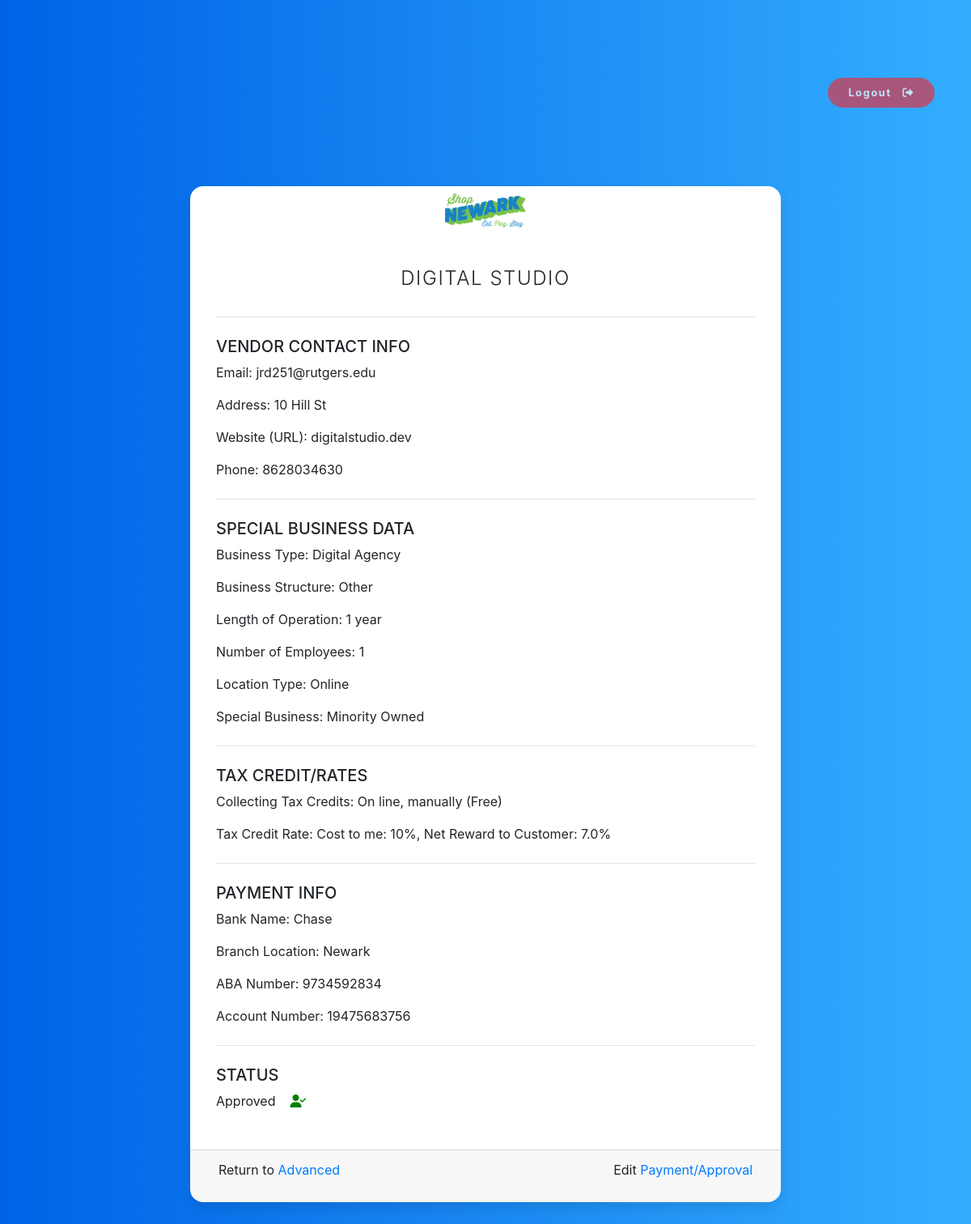
The page /user/1/ on the database its author committed.
### users/models.py (models this page shows, shortened)
class User(AbstractBaseUser):
    email = models.EmailField(verbose_name="Email", max_length=60, unique=True)
    date_joined = models.DateTimeField(verbose_name="Date Joined", auto_now_add=True)
    last_login = models.DateTimeField(verbose_name="Last Login", auto_now_add=True)
    is_admin = models.BooleanField(default=False)
    is_active = models.BooleanField(default=True)
    is_staff = models.BooleanField(default=False)
    is_superuser = models.BooleanField(default=False)
    company_name = models.CharField(max_length=100, unique=False, verbose_name="<strong>Name of Business</strong>&nbsp ")
    legal_name = models.CharField(max_length=100, unique=False, verbose_name="<strong>Legal Name</strong>&nbsp")
    address = models.CharField(max_length=100, unique=False, verbose_name="<strong>Address</strong>&nbsp")
    business_type = models.CharField(max_length=100, unique=False, verbose_name="<strong>Type of Business</strong>&nbsp")
    contact_name = models.CharField(max_length=100, unique=False, verbose_name="<strong>Contact Name</strong>&nbsp")
    phone_number = models.CharField(max_length=12, blank=False, verbose_name="<strong>Contact Phone Number</strong>&nbsp", help_text="Ex: 800-786-8765")
    website = models.CharField(max_length=30, unique=False, verbose_name="<strong>Website</strong>&nbsp", help_text="Ex: www.example.com")
    bank_name = models.CharField(max_length=100, unique=False, verbose_name="<strong>Bank Name</strong>&nbsp;", default="", blank=True)
    branch_location = models.CharField(max_length=100, unique=False, verbose_name="<strong>Branch Location</strong>&nbsp;", default="", blank=True)
    aba_number = models.CharField(max_length=100, unique=False, verbose_name="<strong>ABA Number</strong>&nbsp;", default="", blank=True)
    account_number = models.CharField(max_length=100, unique=False, verbose_name="<strong>Account Number</strong>&nbsp;", default="", blank=True)
    banner = models.CharField(max_length=1000, choices=BANNER_CHOICES, verbose_name="<strong>Options</strong>&nbsp;")
    business_structure = models.CharField(max_length=1000, choices=BUSINESS_STRUCTURE_CHOICES, verbose_name="<strong>Business Structure</strong>&nbsp;")
    length_of_operation = models.CharField(max_length=100, unique=False, verbose_name="<strong>Length of Operation</strong>&nbsp;", help_text="Ex: 10 months")
    number_of_employees = models.CharField(max_length=100, unique=False, verbose_name="<strong>Number of Employees</strong>&nbsp;", help_text="Ex: 12 employees")
    location_type = MultiSelectField(choices=LOCATION_TYPE, unique=False, verbose_name="<strong>Does your business have a physical location? (Check all that apply)</strong>&nbsp;")
    speical_business = MultiSelectField(choices=SPECIAL_BUSINESS, unique=False, verbose_name="<strong>Is your business: (Check all that apply)</strong>&nbsp;")
    tax_credits = models.CharField(max_length=1000, choices=TAX_CREDIT_OPTIONS, verbose_name="<strong>Tax Credits</strong>&nbsp;")
    rate = models.CharField(choices=TAX_CREDITS_RATES, max_length=50, verbose_name="<strong>Percentage</strong>&nbsp;", default='', null=False)
    terms_conditions = models.CharField(choices=TERMS_CONDITIONS, blank=False, verbose_name="<strong>Terms & Coniditons</strong>&nbsp;", default='Agree', max_length=8)
    approved = models.CharField(choices=APPROVED_OPTIONS, default="NO", verbose_name="Application Approved", max_length=3)
    USERNAME_FIELD = 'email'
    REQUIRED_FIELDS = [
        'company_name','legal_name', 'address', 'business_type', 'contact_name', 'phone_number', 'website',
        'banner',
        'business_structure', 'length_of_operation', 'number_of_employees', 'location_type', 'speical_business',
        'terms_conditions'
    ]
    objects = Manager()

class Profile(models.Model):
    user = models.OneToOneField(User, on_delete=models.CASCADE)
    image = models.ImageField(default='default.png', upload_to='profile_pics', verbose_name="<strong>Business Logo</strong>&nbsp;")

### users/views.py (the view)
# urls.py: path('user/<int:pk>/', user_views.UserDetailView.as_view(), name='user-detail'),
class UserDetailView(DetailView):
    model = User

### users/templates/users/user_detail.html (shortened to what this page needs)
{% extends "users/base.html" %}
{% load crispy_forms_tags %}
{% block content %}
<section class="pricing py-5">
    <div class="container">
        {% include "users/logout_btn.html" %}
        {% include "users/messages.html" %}
        <div class="row">
            <div class="col-lg-8 col-xl-8 mx-auto">
                <div class="card card-signin my-5">
                    <img class="account-img mx-auto py-2" width="auto" height="60px" src="{{ object.profile.image.url }}" />
                    <div class="card-body">
                        <h5 class="card-title text-uppercase text-center">{{ user.company_name }}</h5>
                        <hr>
                        <h5 class="text-uppercase">Vendor Contact Info</h5>
                        <ul class="fa-ul ml-0" style="list-style: none;">
                            <li>Email: {{ object.email }}</li>
                            <li>Address: {{ object.address }}</li>
                            <li>Website (URL): {{ object.website }}</li>
                            <li>Phone: {{ object.phone_number }}</li>
                        </ul>
                        <hr>
                        <h5 class="text-uppercase">Special Business Data</h5>
                        <ul class="fa-ul ml-0" style="list-style: none;">
                            <li>Business Type: {{ object.business_type }}</li>
                            <li>Business Structure: {{ object.business_structure }}</li>
                            <li>Length of Operation: {{ object.length_of_operation }}</li>
                            <li>Number of Employees: {{ object.number_of_employees }}</li>
                            <li>Location Type: {{ object.location_type }}</li>
                            <li>Special Business: {{ object.speical_business }}</li>
                        </ul>
                        <hr>
                        <h5 class="text-uppercase">Tax Credit/Rates</h5>
                        <ul class="fa-ul ml-0" style="list-style: none;">
                            <li>Collecting Tax Credits: {{ object.tax_credits }}</li>
                            <li>Tax Credit Rate: {{ object.rate }}</li>
                        </ul>
                        <hr>
                        <h5 class="text-uppercase">Payment Info</h5>
                        <ul class="fa-ul ml-0" style="list-style: none;">
                            <li>Bank Name: {{ object.bank_name }}</li>
                            <li>Branch Location: {{ object.branch_location }}</li>
                            <li>ABA Number: {{ object.aba_number }}</li>
                            <li>Account Number: {{ object.account_number }}</li>
                        </ul>
                        <hr>
                        <h5 class="text-uppercase"><span class="text-uppercase">Status</span></h5>
                        <p>
                                {% if object.approved == "YES" %}
                                    Approved&nbsp;&nbsp;&nbsp;&nbsp;<i class="fas fa-user-check" style="color: green;"></i>
                                {% endif %}
                        </p>
                    </div>
                    <div class="card-footer">
                        <div class="col-12">
                            <p style="float:left;">Return to <a href="{% url 'advanced' %}">Advanced</a></p>
                            <p style="float:right;">Edit <a href="{% url 'user-update' object.pk %}">Payment/Approval</a></p>
                        </div>
                    </div>
                </div>
            </div>
        </div>
    </div>
</section>
{% endblock content %}

### users/templates/users/base.html (shortened to what this page needs)
{% load crispy_forms_tags %}
{% load static %}
<!DOCTYPE>
<html>
    <head>
        <link rel="stylesheet" href="https://stackpath.bootstrapcdn.com/bootstrap/4.3.1/css/bootstrap.min.css">
        <link rel="stylesheet" href="https://cdnjs.cloudflare.com/ajax/libs/twitter-bootstrap/4.1.3/css/bootstrap.css" />
        <link rel="stylesheet" href="https://cdn.datatables.net/1.10.20/css/dataTables.bootstrap4.min.css" />
        <link rel="stylesheet" href="https://cdn.datatables.net/buttons/1.6.1/css/buttons.dataTables.min.css" />
    </head>
    <body>
        {% block content %}
        {% endblock content %}
    </body>
</html>

### users/templates/users/logout_btn.html (shortened to what this page needs)
<div class="row my-5">
    <div class="col-12 ml-auto">
        <a class="btn btn-danger rounded-pill px-4 py-2 text-white" style="float:right;" href="{% url 'logout' %}">Logout&nbsp;&nbsp;&nbsp;<i class="fas fa-sign-out-alt"></i></a>
    </div>
</div>

### users/templates/users/messages.html (shortened to what this page needs)
<div class="row">
    <div class="col-lg-12">
    </div>
</div>

### users/templates/users/base.html (style rules this page uses)
body { background: #007bff; background: linear-gradient(to right, #0062E6, #33AEFF); }
section.pricing { background: #007bff; background: linear-gradient(to right, #0062E6, #33AEFF); }
.pricing .card { border: none; border-radius: 1rem; transition: all 0.2s; box-shadow: 0 0.5rem 1rem 0 rgba(0, 0, 0, 0.1); }
.pricing hr { margin: 1.5rem 0; }
.pricing .card-title { margin: 0.5rem 0; font-size: 0.9rem; letter-spacing: .1rem; font-weight: bold; }
.pricing ul li { margin-bottom: 1rem; }
.pricing .btn { font-size: 80%; border-radius: 5rem; letter-spacing: .1rem; font-weight: bold; padding: 1rem; opacity: 0.7; transition: all 0.2s; }
:root { --input-padding-x: 1.5rem; --input-padding-y: .75rem; }
.card-signin { border: 0; border-radius: 1rem; box-shadow: 0 0.5rem 1rem 0 rgba(0, 0, 0, 0.1); overflow: hidden; }
.card-signin .card-title { margin-bottom: 2rem; font-weight: 300; font-size: 1.5rem; }
.card-signin .card-body { padding: 2rem; }

### rows shown on the page
User: profile.image (placeholder picture), company_name "DIGITAL STUDIO", email "jrd251@rutgers.edu", address "10 Hill St", website "digitalstudio.dev", phone_number "8628034630", business_type "Digital Agency", business_structure "Other", length_of_operation "1 year", number_of_employees "1", location_type "Online", speical_business "Minority Owned", tax_credits "On line, manually (Free)", rate "Cost to me: 10%, Net Reward to Customer: 7.0%", bank_name "Chase", branch_location "Newark", aba_number "9734592834", account_number "19475683756"
